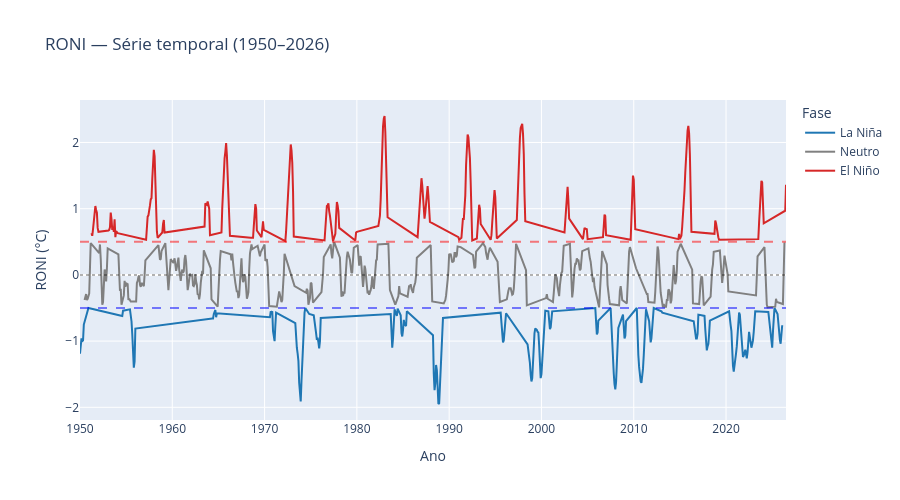

Notebook source saved alongside this figure:
### Code cell
# 16 - Gráfico da série histórica oficial do RONI

import plotly.express as px

fig = px.line(
    df_hist_roni,
    x="data",
    y="ANOM",
    color="fase",
    title="RONI — Série temporal (1950–2026)",
    labels={
        "data": "Data",
        "ANOM": "RONI (°C)",
        "fase": "Fase",
    },
    color_discrete_map={
        "El Niño": "#d62728",   # vermelho
        "La Niña": "#1f77b4",   # azul
        "Neutro": "gray",       # cinza
    },
)

# Adicionar linhas de referência (+0.5 e -0.5)
fig.add_hline(y=0.5, line_dash="dash", line_color="red", opacity=0.5)
fig.add_hline(y=-0.5, line_dash="dash", line_color="blue", opacity=0.5)
fig.add_hline(y=0, line_dash="dot", line_color="black", opacity=0.3)

fig.update_layout(
    height=500,
    hovermode="x unified",
    xaxis_title="Ano",
    yaxis_title="RONI (°C)",
)

fig.show()

### Figure 1 — Plotly figure (JSON) as saved in the notebook; plotly's stock layout.template omitted (floating-point values rounded to 4 significant figures; data arrays with more than 128 entries replaced by an {"elided": "..."} marker saying what was removed)
{"data": [{"hovertemplate": "Fase=La Niña<br>Data=%{x}<br>RONI (°C)=%{y}<extra></extra>", "legendgroup": "La Niña", "line": {"color": "#1f77b4", "dash": "solid"}, "marker": {"symbol": "circle"}, "mode": "lines", "name": "La Niña", "orientation": "v", "showlegend": true, "type": "scatter", "x": {"elided": "236 str values"}, "xaxis": "x", "y": {"elided": "236 float values"}, "yaxis": "y"}, {"hovertemplate": "Fase=Neutro<br>Data=%{x}<br>RONI (°C)=%{y}<extra></extra>", "legendgroup": "Neutro", "line": {"color": "gray", "dash": "solid"}, "marker": {"symbol": "circle"}, "mode": "lines", "name": "Neutro", "orientation": "v", "showlegend": true, "type": "scatter", "x": {"elided": "444 str values"}, "xaxis": "x", "y": {"elided": "444 float values"}, "yaxis": "y"}, {"hovertemplate": "Fase=El Niño<br>Data=%{x}<br>RONI (°C)=%{y}<extra></extra>", "legendgroup": "El Niño", "line": {"color": "#d62728", "dash": "solid"}, "marker": {"symbol": "circle"}, "mode": "lines", "name": "El Niño", "orientation": "v", "showlegend": true, "type": "scatter", "x": {"elided": "239 str values"}, "xaxis": "x", "y": {"elided": "239 float values"}, "yaxis": "y"}], "layout": {"height": 500, "hovermode": "x unified", "legend": {"title": {"text": "Fase"}, "tracegroupgap": 0}, "shapes": [{"line": {"color": "red", "dash": "dash"}, "opacity": 0.5, "type": "line", "x0": 0, "x1": 1, "xref": "x domain", "y0": 0.5, "y1": 0.5, "yref": "y"}, {"line": {"color": "blue", "dash": "dash"}, "opacity": 0.5, "type": "line", "x0": 0, "x1": 1, "xref": "x domain", "y0": -0.5, "y1": -0.5, "yref": "y"}, {"line": {"color": "black", "dash": "dot"}, "opacity": 0.3, "type": "line", "x0": 0, "x1": 1, "xref": "x domain", "y0": 0, "y1": 0, "yref": "y"}], "title": {"text": "RONI — Série temporal (1950–2026)"}, "xaxis": {"anchor": "y", "domain": [0, 1], "title": {"text": "Ano"}}, "yaxis": {"anchor": "x", "domain": [0, 1], "title": {"text": "RONI (°C)"}}}}
